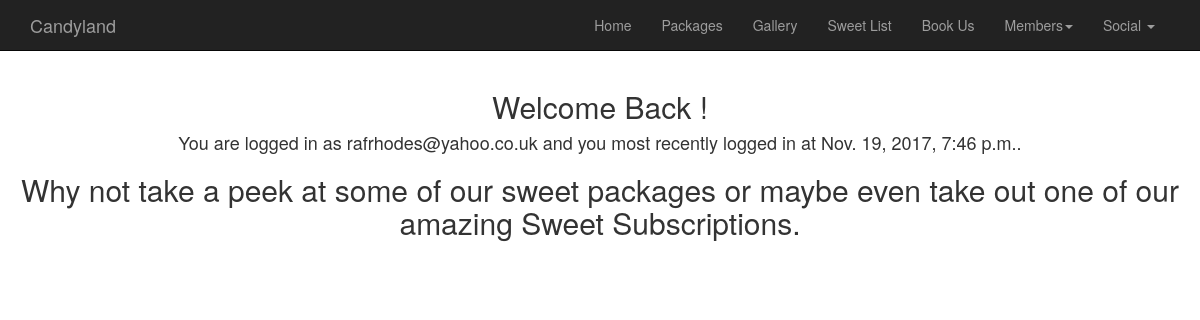
Before: /profile/ (signed in) with the older database file.
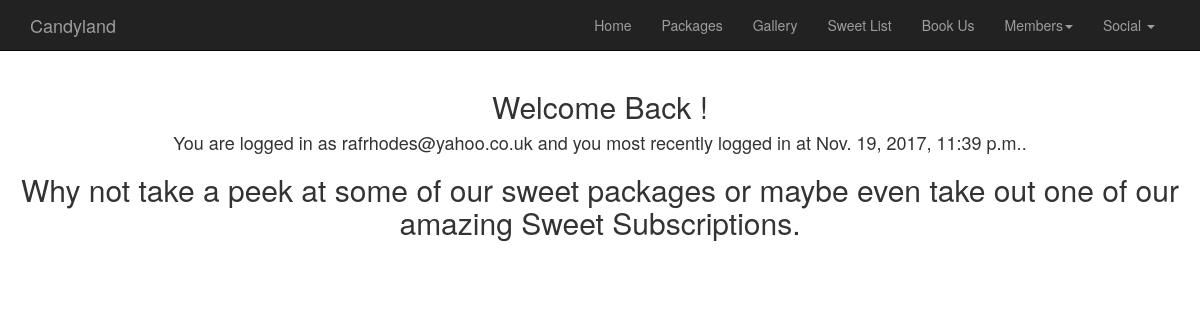
After: the same page with the newer database file.
### accounts/models.py (models this page shows, shortened)
class User(AbstractUser):
    objects = AccountUserManager()

### accounts/views.py (the view)
# urls.py: url(r'^profile/$', accounts_views.profile, name='profile'),
@login_required(login_url='/login/')
def profile(request):
    return render(request, 'profile.html')

### CandyLand_app/templates/profile.html
{% extends "base.html" %}
{% load staticfiles %}
{% block content %}
    <h2>Welcome Back {{ user.first_name }}!</h2>
    <h4>You are logged in as {{ user.email }} and you most recently logged in at {{ user.last_login }}.</h4>
    <h2>Why not take a peek at some of our sweet packages or maybe even take out one of our
    amazing Sweet Subscriptions.</h2>
{% endblock %}

Changed rows visible on the page:
changed User "rafrhodes@yahoo.co.uk": last_login "Nov. 19, 2017, 7:46 p.m." → "Nov. 19, 2017, 11:39 p.m."
